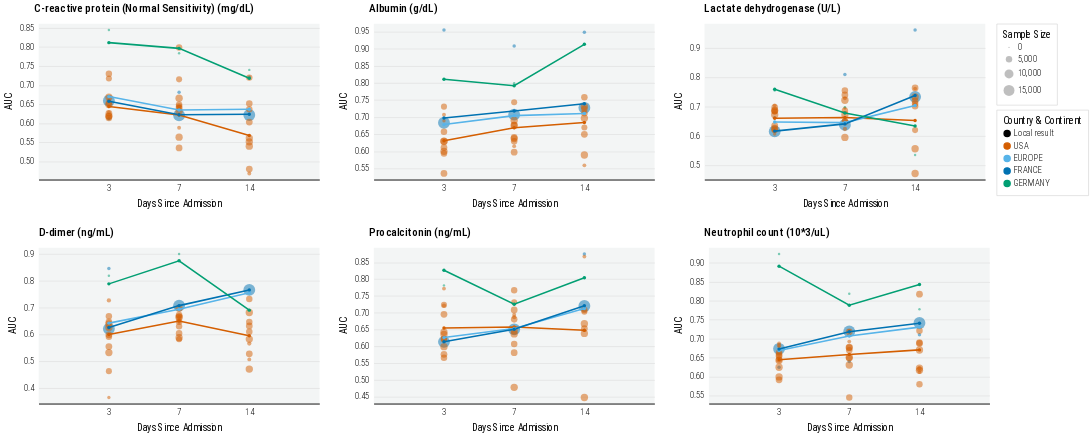

This figure's notebook cell:
### Markdown cell above
# Variations

### Code cell
def plot_lab(df=None, lab='Neutrophil count (10*3/uL)', is_country=True):
    d = df.copy()
    d = d[d.lab == lab]
    
    d = d[(d.day == '3') | (d.day == '7') | (d.day == '14')]
    
    showLegend = False
    if lab == 'Lactate dehydrogenase (U/L)':
        showLegend = True
    
    """
    Country-Level
    """
    dm = d[d.siteid.str.contains('META')].copy()
    dm.siteid = dm.siteid.apply(lambda x: x.replace('META-', ''))
    color_scale=alt.Scale(domain=countries, range=country_colors)
    
    plot = alt.Chart(
        dm
    ).mark_line(
#         point=True,
        size=2.5,
#         stroke='black',
        opacity=1
    ).encode(
        x=alt.X("day:O", title='Days Since Admission', axis=alt.Axis(labelAngle=0, tickCount=10), scale=alt.Scale(clamp=True, nice=False, padding=10), sort=['1', '2', '3', '4', '5', '6', '7', '8', '9', '10', '11', '12', '13', '14']),
        y=alt.Y("value:Q", title='AUC', scale=alt.Scale(zero=False, nice=False, padding=10)),
        # shape=alt.Shape("siteid:N", title='Continent', scale=alt.Scale(domain=['USA', 'EUROPE'], range=['circle', 'diamond']), legend=alt.Legend() if showLegend else None),
        color=alt.Color("siteid:N", title='Country & Continent', scale=color_scale, legend=alt.Legend() if showLegend else None),
    ).properties(
        width=450,
        height=250
    )
    
    point = plot.mark_point(
        filled=True,
        opacity=1,
        size=30
    ).encode(
        color=alt.Color("siteid:N", title='Country & Continent', scale=color_scale)
    )
    

    cp = (plot + point) # if is_country else plot

    """
    Site-Level
    """
    dm = d[~d.siteid.str.contains('META')].copy()
    color_scale=alt.Scale(domain=sites, range=site_colors)

    plot = alt.Chart(
        dm
    ).mark_line(
#         point=True,
        size=2.5,
#         stroke='black',
        opacity=0
    ).encode(
        x=alt.X("day:O", title='Days Since Admission', axis=alt.Axis(labelAngle=0, tickCount=10), scale=alt.Scale(clamp=True, nice=False, padding=10), sort=['1', '2', '3', '4', '5', '6', '7', '8', '9', '10', '11', '12', '13', '14']),
        y=alt.Y("value:Q", title='AUC', scale=alt.Scale(zero=False, nice=False, padding=10)),
        color=alt.Color("siteid:N", title=None, scale=color_scale, legend=None),
    ).properties(
        width=450,
        height=250
    )
    
    point = plot.mark_point(
        filled=True,
        opacity=0.5,
        size=150
    ).encode(
        color=alt.Color("siteid:N", title=None, scale=alt.Scale(domain=sites, range=site_colors), legend=None),
        size=alt.Size('N:Q', title='Sample Size', legend=alt.Legend() if showLegend else None),
        
        # color=alt.Color("N:Q", title='Sample Size', legend=alt.Legend() if showLegend else None),
        # shape=alt.Shape("siteid:N", title=None, scale=alt.Scale(domain=sites, range=site_shapes), legend=None),
        
        # opacity=alt.Opacity('N:Q', title='Sample Size', scale=alt.Scale(range=[0, 1]))
    )
    

    sp = (plot + point) # if is_country else plot
    
    """
    Combine
    """
    plot = (sp + cp).resolve_scale(color='independent', size='independent', shape='independent')
    
    plot = plot.properties(
        title={
            "text": [
                f"{lab}",
            ],
            "dx": 50,
            'fontSize': 18,
            "subtitleColor": "gray",
        }
    )

    return plot

# plot = plot_lab(df=df)

p1 = alt.hconcat(*(
   plot_lab(df=df, lab=lab, is_country=True) for lab in unique_labs[0:3]
), spacing=30)#.resolve_scale(color='shared', shape='shared', stroke='independent', size='independent')

p2 = alt.hconcat(*(
   plot_lab(df=df, lab=lab, is_country=True) for lab in unique_labs[3:6]
), spacing=30)#.resolve_scale(color='shared', shape='shared', stroke='independent', size='independent')

p3 = alt.hconcat(*(
   plot_lab(df=df, lab=lab, is_country=True) for lab in unique_labs[6:9]
), spacing=30)#.resolve_scale(color='shared', shape='shared', stroke='independent', size='independent')

plot = alt.vconcat(p1, p2, p3, spacing=30)#.resolve_scale(color='shared')

# plot = plot.properties(
#     title={
# #         "text": [
# #             f"Lab Trajectory",
# #         ],
#         "dx": 30,
# #         "subtitle": [
# #             get_visualization_subtitle(data_release=data_release, with_num_sites=False)
# #         ],
#         "subtitleColor": "gray",
#     }
# )

plot = apply_theme(
    plot,
    axis_y_title_font_size=16,
    title_anchor='start',
    legend_orient='right',
    legend_title_orient='top',
    axis_label_font_size=14,
    header_label_font_size=16,
    subtitle_font_size=18,
#     point_size=100
)

plot
